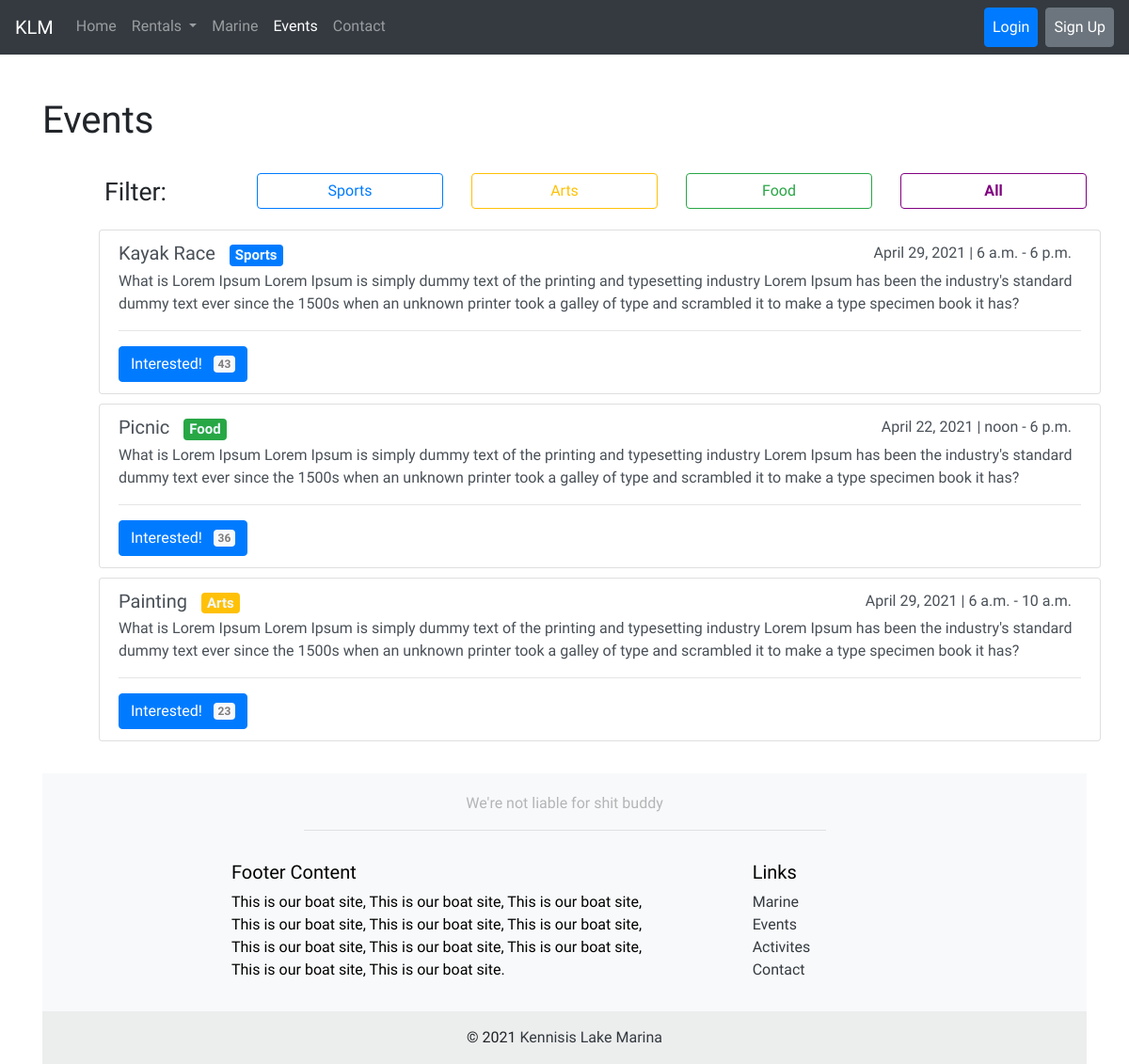
Page /events/ on the earlier database version.
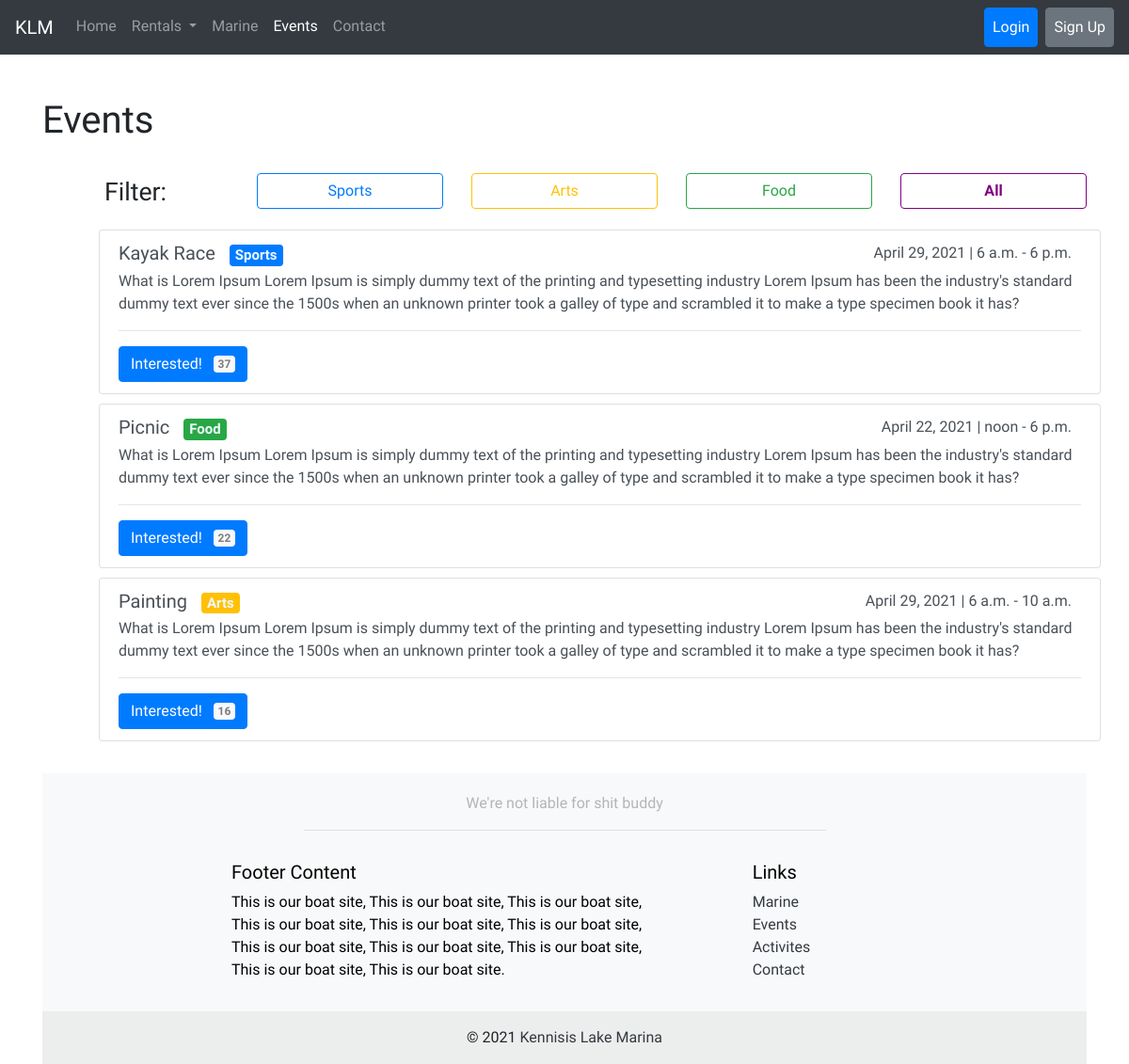
Same page on the later database version.
### events/models.py (models this page shows)
class Event(models.Model):
	name = models.CharField(max_length=120)
	description = models.TextField()
	date = models.DateField()
	startTime = models.TimeField()
	endTime = models.TimeField()
	Interested = models.IntegerField(default=0)
	SPORTS = "Sports"
	ARTS = "Arts"
	FOOD = "Food"
	NA = 'NA'
	category_choices = [
		(SPORTS, 'Sports'),
		(ARTS, 'Arts'),
		(FOOD, 'Food'),
		(NA, 'NA')
	]
	category = models.CharField(choices=category_choices, max_length=10, default=NA)

### events/views.py (the view)
# urls.py: path('events/', event_views.events_view, name='events'),
def events_view(request):
	events = Event.objects.all()
	context = {
		'events': events
	}
	return render(request, 'events/events.html', context)

### events/templates/events/events.html (shortened to what this page needs)
{% extends 'base.html' %}
{% load static %}
{% block main_content %}
<div class='container top-container pt-5'>
	<div class='row'>
		<div class='col text-md-left text-center'>
			<h1>Events</h1>
		</div>
    </div>
    <div class='row pt-4'>
        <div class='col d-flex justify-content-center'>
            <div style='font-size: 20pt '>Filter:</div>
        </div>
        <div class='col'>
            <a href="{% url 'events_filter' event_id='Sports' %}" type="button" class="btn btn-outline-primary w-100">Sports</a>
        </div>
        <div class='col'>
             <a href="{% url 'events_filter' event_id='Arts' %}" type="button" class="btn btn-outline-warning w-100">Arts</a>
        </div>
        <div class='col'>
           <a href="{% url 'events_filter' event_id='Food' %}" type="button" class="btn btn-outline-success w-100">Food</a>
        </div>
        <div class='col'>
            <a href="{% url 'events_filter' event_id='NA' %}" type="button" class="btn benhoganbutton w-100">All</a>
        </div>
    </div>
    <div class='row' style="margin-top: 20px; margin-left: 60px;">
        {% for event in events %}
        <div class="list-group" style='margin-bottom: 10px;'>
            <div class="list-group-item list-group-item-action" aria-current="true">
                <div class="d-flex w-100 justify-content-between">
                <h5 class="mb-1">
                    {{ event.name }}
                    {% if  event.category == 'Sports' %}
                    <span class="badge rounded-pill bg-primary" style="margin-left: 10px; color: aliceblue;">
                        {{ event.category }}
                    </span>
                    {% elif event.category == 'Arts'%}
                    <span class="badge rounded-pill bg-warning" style="margin-left: 10px; color: aliceblue;">
                        {{ event.category }}
                    </span>
                    {% else %}
                    <span class="badge rounded-pill bg-success" style="margin-left: 10px; color: aliceblue;">
                        {{ event.category }}
                    </span>
                    {% endif %}
                </h5>
                <div>
                    <div style="margin-right: 10px;">{{ event.date }} | {{ event.startTime }} - {{ event.endTime }}</div>
                </div>
                </div>
                <p class="mb-1">{{ event.description }}</p>
                <hr>
                <a href="{% url 'events_interested' event_id=event.pk %}" type="submit" class="btn btn-primary">
                    Interested!
                    <span style="margin-left: 8px; color: rgb(126, 124, 124);" class="badge rounded-pill bg-light">{{ event.Interested }}</span>
                </a>
            </div>
        </div>
        {% endfor %}
    </div>
{% endblock %}

Differences in the rows shown:
changed Event "Kayak Race": Interested "43" → "37"
changed Event "Picnic": Interested "36" → "22"
changed Event "Painting": Interested "23" → "16"
